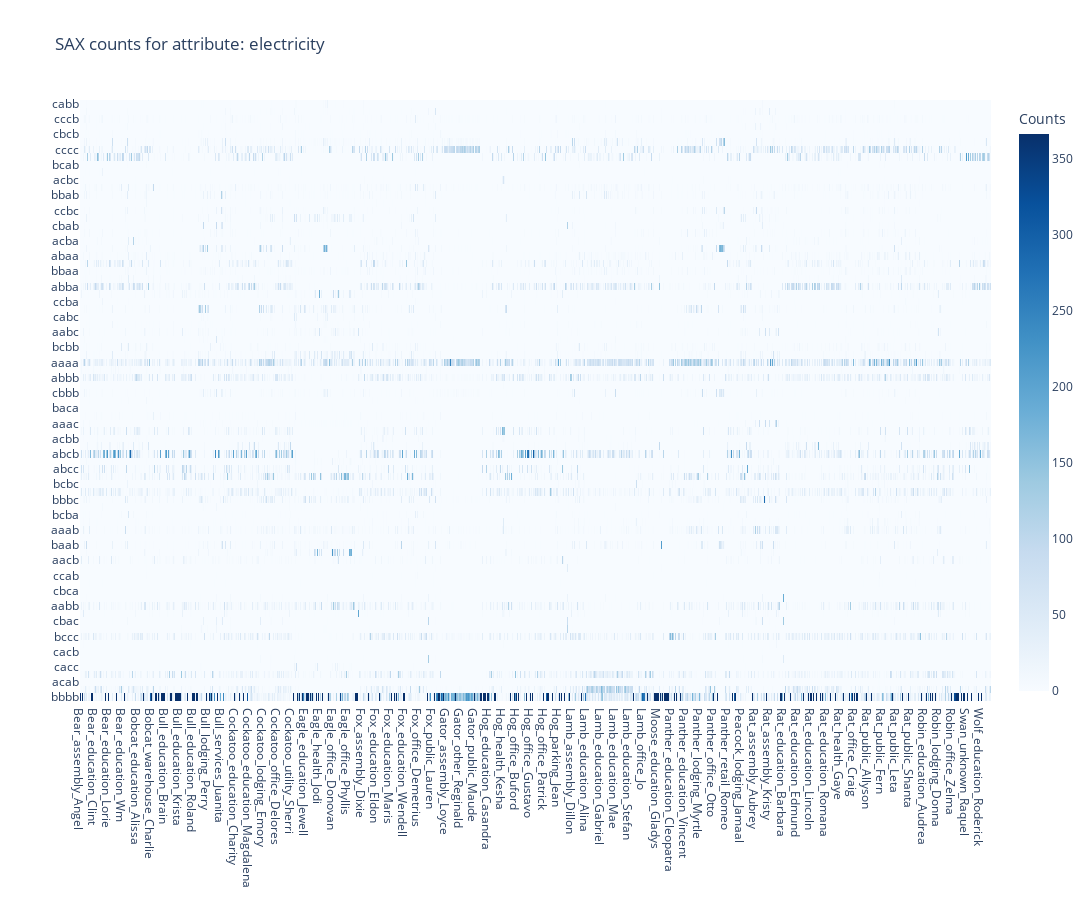

The code cell stored with this chart in its notebook:
### Code cell
# Identifying sequence counts per building
df_count = sax_count_reformat(sax_dict)
df_count.fillna(0, inplace=True)

# Plotting per building sequence counts as heatmap
fig = SAXcount_hm_wdendro(df_count, meter)
fig.write_image(path_fig_out+"SAXcounts_"+meter+"_"+version+".png")

### Figure 1 — Plotly figure (JSON) as saved in the notebook; plotly's stock layout.template omitted (floating-point values rounded to 4 significant figures; data arrays with more than 128 entries replaced by an {"elided": "..."} marker saying what was removed)
{"data": [{"colorbar": {"title": {"text": "Counts"}}, "colorscale": [[0, "rgb(247,251,255)"], [0.125, "rgb(222,235,247)"], [0.25, "rgb(198,219,239)"], [0.375, "rgb(158,202,225)"], [0.5, "rgb(107,174,214)"], [0.625, "rgb(66,146,198)"], [0.75, "rgb(33,113,181)"], [0.875, "rgb(8,81,156)"], [1, "rgb(8,48,107)"]], "type": "heatmap", "x": {"elided": "1555 str values"}, "y": ["bbbb", "bccb", "acab", "bbcb", "cacc", "caac", "cacb", "abac", "bccc", "caaa", "cbac", "abbc", "aabb", "caab", "cbca", "ccaa", "ccab", "ccac", "aacb", "bacc", "baab", "caba", "aaab", "abab", "bcba", "cbba", "bbbc", "aaba", "bcbc", "bbcc", "abcc", "bacb", "abcb", "acca", "acbb", "accc", "aaac", "bbca", "baca", "bcaa", "cbbb", "acac", "abbb", "aaca", "aaaa", "babb", "bcbb", "cbaa", "aabc", "baba", "cabc", "cbcc", "ccba", "aacc", "abba", "bcca", "bbaa", "abca", "abaa", "cbbc", "acba", "ccbb", "cbab", "babc", "ccbc", "acaa", "bbab", "bbba", "acbc", "ccca", "bcab", "accb", "cccc", "baaa", "cbcb", "bbac", "cccb", "baac", "cabb"], "z": {"elided": "79x1555 int values"}}], "layout": {"height": 900, "plot_bgcolor": "#fff", "title": {"text": "SAX counts for attribute: electricity"}, "width": 7775, "xaxis": {"tickmode": "array"}}}
